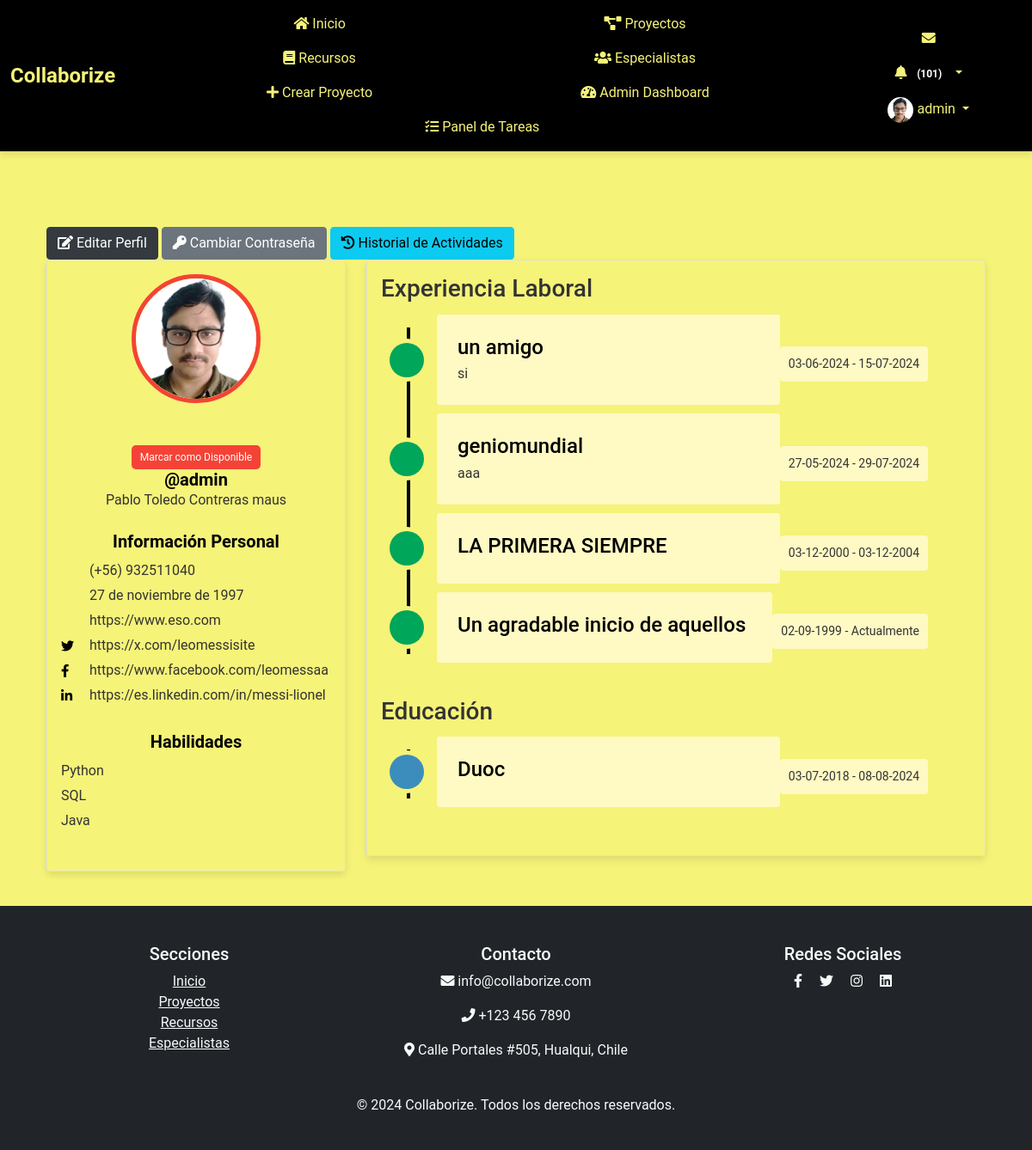
/perfil/2/ (signed in), run on the app's committed database.
### myapp/models.py (models this page shows, shortened)
class Perfil(models.Model):
    user = models.OneToOneField(User, on_delete=models.CASCADE)
    nombre = models.CharField(max_length=30, blank=True, null=True)
    apellido = models.CharField(max_length=30, blank=True, null=True)
    telefono = models.CharField(max_length=15, blank=True, null=True)
    fecha_nacimiento = models.DateField(null=True, blank=True)
    avatar = models.ImageField(upload_to='avatars/', null=True, blank=True)
    website = models.URLField(max_length=200, blank=True, null=True)
    twitter = models.URLField(max_length=200, blank=True, null=True)
    facebook = models.URLField(max_length=200, blank=True, null=True)
    linkedin = models.URLField(max_length=200, blank=True, null=True)
    habilidad_1 = models.CharField(max_length=100, blank=True, null=True)
    habilidad_2 = models.CharField(max_length=100, blank=True, null=True)
    habilidad_3 = models.CharField(max_length=100, blank=True, null=True)
    experiencia = models.TextField(blank=True, null=True)
    especialidad = models.CharField(max_length=200, blank=True, null=True)
    ubicacion = models.CharField(max_length=200, blank=True, null=True)
    disponibilidad = models.BooleanField(blank=True, null=True)

class ExperienciaLaboral(models.Model):
    perfil = models.ForeignKey(Perfil, related_name='experiencias', on_delete=models.CASCADE)
    titulo = models.CharField(max_length=100, blank=True, null=True)
    descripcion = models.TextField(blank=True, null=True)
    fecha_inicio = models.DateField(default=timezone.now)
    fecha_fin = models.DateField(blank=True, null=True)

class Educacion(models.Model):
    perfil = models.ForeignKey(Perfil, related_name='educaciones', on_delete=models.CASCADE)
    titulo = models.CharField(max_length=100, blank=True, null=True)
    institucion = models.CharField(max_length=100, blank=True, null=True)
    fecha_inicio = models.DateField(default=timezone.now)
    fecha_fin = models.DateField(blank=True, null=True)

### myapp/views.py (the view)
# urls.py: path('perfil/<int:user_id>/', views.ver_perfil, name='ver_perfil'),
@login_required
def ver_perfil(request, user_id):
    usuario = get_object_or_404(User, id=user_id)
    perfil = usuario.perfil
    if request.method == 'POST':
        if 'toggle_disponibilidad' in request.POST:
            perfil.disponibilidad = not perfil.disponibilidad
            perfil.save()
        return redirect('ver_perfil', user_id=user_id)
    experiencias = ExperienciaLaboral.objects.filter(perfil=perfil).order_by('-fecha_inicio')
    educaciones = Educacion.objects.filter(perfil=perfil).order_by('-fecha_inicio')
    proyectos_creados = Proyecto.objects.filter(creador=usuario)
    proyectos_colaborados = Proyecto.objects.filter(colaboradores=usuario)
    context = {
        'usuario': usuario,
        'perfil': perfil,
        'experiencias': experiencias,
        'educaciones': educaciones,
        'proyectos_creados': proyectos_creados,
        'proyectos_colaborados': proyectos_colaborados,
    }
    return render(request, 'myapp/ver_perfil.html', context)

### myapp/templates/myapp/ver_perfil.html (shortened to what this page needs)
{% extends 'myapp/base.html' %}
{% load static %}
{% load custom_filters %}
{% block extra_css %}
<link rel="stylesheet" href="{% static 'css/ver_perfil.css' %}">
<link href="https://cdnjs.cloudflare.com/ajax/libs/font-awesome/5.11.2/css/all.min.css" rel="stylesheet">
<link href="https://cdn.jsdelivr.net/npm/@icon/entypo@1.0.3/entypo.css" rel="stylesheet">
{% endblock %}
{% block content %}
<div class="container bootstrap snippet mt-5">
    <div class="row">
        <div class="col-md-12">
            <div class="btn-group-custom">
                {% if request.user == usuario %}
                    <a href="{% url 'editar_perfil' %}" class="btn btn-primary btn-custom">
                        <i class="fa fa-edit"></i> Editar Perfil
                    </a>
                    <a href="{% url 'cambiar_password' %}" class="btn btn-secondary btn-custom">
                        <i class="fa fa-key"></i> Cambiar Contraseña
                    </a>
                {% endif %}
                <a href="{% url 'historial_actividades' usuario.id %}" class="btn btn-info btn-custom">
                    <i class="fa fa-history"></i> Historial de Actividades
                </a>
            </div>
        </div>
    </div>
    <div class="row">
        <div class="col-md-4">
            <div class="left-profile-card card">
                <div class="card-body">
                    <div class="user-profile {% if perfil.disponibilidad %}available{% else %}not-available{% endif %}">
                        {% if perfil.avatar %}
                            <img src="{{ perfil.avatar.url }}" alt="Avatar">
                        {% else %}
                            <img src="{% static 'images/default-avatar.png' %}" alt="Avatar">
                        {% endif %}
                    </div>
                    {% if request.user == usuario %}
                    <div class="availability-form">
                        <form method="post" action="">
                            <br>
                            <button type="submit" name="toggle_disponibilidad" class="btn-availability {% if perfil.disponibilidad %}available{% else %}not-available{% endif %}">
                                {% if perfil.disponibilidad %}
                                    Marcar como No Disponible
                                {% else %}
                                    Marcar como Disponible
                                {% endif %}
                            </button>
                        </form>
                    </div>
                    {% endif %}
                    <h3>@{{ usuario.username }}</h3>
                    <p>{{ perfil.nombre }} {{ perfil.apellido }}</p>
                    <div class="personal-info mt-4">
                        <h3>Información Personal</h3>
                        <ul class="personal-list">
                            <li>(+56) {{ perfil.telefono }}</li>
                            <li>{{ perfil.fecha_nacimiento }}</li>
                            <li>{{ perfil.website|default_if_none:"No disponible" }}</li>
                            <li><i class="fab fa-twitter"></i> {{ perfil.twitter|default_if_none:"No disponible" }}</li>
                            <li><i class="fab fa-facebook-f"></i> {{ perfil.facebook|default_if_none:"No disponible" }}</li>
                            <li><i class="fab fa-linkedin-in"></i> {{ perfil.linkedin|default_if_none:"No disponible" }}</li>
                        </ul>
                    </div>
                    <div class="personal-info mt-4">
                        <h3>Habilidades</h3>
                        <ul class="personal-list">
                            <li>{{ perfil.habilidad_1|default_if_none:"Ninguna" }}</li>
                            <li>{{ perfil.habilidad_2|default_if_none:"Ninguna" }}</li>
                            <li>{{ perfil.habilidad_3|default_if_none:"Ninguna" }}</li>
                        </ul>
                    </div>
                </div>
            </div>
        </div>
        <div class="col-md-8">
            <div class="right-profile-card card">
                <div class="card-body">
                    <h3>Experiencia Laboral</h3>
                    <div class="timeline-centered">
                        {% for experiencia in experiencias %}
                            <article class="timeline-entry">
                                <div class="timeline-entry-inner">
                                    <div class="timeline-icon bg-success">
                                    </div>
                                    <div class="timeline-label">
                                        <h2>{{ experiencia.titulo }}</h2>
                                        <p>{{ experiencia.descripcion }}</p>
                                    </div>
                                    <time class="timeline-time" datetime="{{ experiencia.fecha_inicio }}">{{ experiencia.fecha_inicio|date:"d-m-Y" }} -
                                        {% if experiencia.fecha_fin %}
                                            {{ experiencia.fecha_fin|date:"d-m-Y" }}
                                        {% else %}
                                            Actualmente
                                        {% endif %}
                                    </time>
                                </div>
                            </article>
                        {% endfor %}
                    </div>
                    <h3>Educación</h3>
                    <div class="timeline-centered">
                        {% for educacion in educaciones %}
                            <article class="timeline-entry">
                                <div class="timeline-entry-inner">
                                    <div class="timeline-icon bg-info">
                                    </div>
                                    <div class="timeline-label">
                                        <h2>{{ educacion.institucion }}</h2>
                                    </div>
                                    <time class="timeline-time" datetime="{{ educacion.fecha_inicio }}">{{ educacion.fecha_inicio|date:"d-m-Y" }} -
                                        {% if educacion.fecha_fin %}
                                            {{ educacion.fecha_fin|date:"d-m-Y" }}
                                        {% else %}
                                            Actualmente
                                        {% endif %}
                                    </time>
                                </div>
                            </article>
                        {% endfor %}
                    </div>
                </div>
            </div>
        </div>
    </div>
</div>
{% endblock %}

### myapp/templates/myapp/base.html (shortened to what this page needs)
<!DOCTYPE html>
<html lang="es">
<head>
    {% load static %}
    <link rel="stylesheet" href="https://cdn.jsdelivr.net/npm/bootstrap@5.1.3/dist/css/bootstrap.min.css">
    <link rel="stylesheet" href="https://cdnjs.cloudflare.com/ajax/libs/font-awesome/5.15.4/css/all.min.css">
    <link rel="stylesheet" href="https://cdn.jsdelivr.net/npm/@icon/entypo@1.0.3/entypo.css">
    <link rel="stylesheet" href="https://cdnjs.cloudflare.com/ajax/libs/bootstrap-datepicker/1.9.0/css/bootstrap-datepicker.min.css">
    <link rel="stylesheet" href="{% static 'css/style.css' %}">
    <link rel="stylesheet" href="{% static 'css/ver_perfil.css' %}">
    <link rel="stylesheet" href="{% static 'css/register.css' %}">
    {% block extra_css %}{% endblock %}
</head>
<body>
    {% if user.is_authenticated %}
    <header>
        <nav class="navbar navbar-expand-lg fixed-top custom-navbar">
            <div class="container-fluid d-flex justify-content-between align-items-center">
                <a class="navbar-brand" href="{% url 'index' %}">
                    <span style="font-weight: bold; color: #f5f378; font-size: 1.5rem;">Collaborize</span>
                </a>
                <div class="collapse navbar-collapse justify-content-between" id="navbarNav">
                    <ul class="navbar-nav mx-auto">
                        <li class="nav-item"><a class="nav-link" href="{% url 'index' %}"><i class="fas fa-home"></i> Inicio</a></li>
                        <li class="nav-item"><a class="nav-link" href="{% url 'proyecto_lista' %}"><i class="fas fa-project-diagram"></i> Proyectos</a></li>
                        <li class="nav-item"><a class="nav-link" href="{% url 'listar_recursos' %}"><i class="fas fa-book"></i> Recursos</a></li>
                        <li class="nav-item"><a class="nav-link" href="{% url 'listar_especialistas' %}"><i class="fas fa-users"></i> Especialistas</a></li>
                        {% if user.is_staff %}
                        <li class="nav-item"><a class="nav-link" href="{% url 'crear_proyecto' %}"><i class="fas fa-plus"></i> Crear Proyecto</a></li>
                        <li class="nav-item"><a class="nav-link" href="{% url 'admin_dashboard' %}"><i class="fas fa-tachometer-alt"></i> Admin Dashboard</a></li>
                        <li class="nav-item"><a class="nav-link" href="{% url 'admin_panel_tareas' %}"><i class="fas fa-tasks"></i> Panel de Tareas</a></li>
                        {% endif %}
                    </ul>
                    <ul class="navbar-nav ms-auto">
                        <li class="nav-item">
                            <a class="nav-link" href="{% url 'listar_mensajes' %}"><i class="fas fa-envelope"></i>
                            </a>
                        </li>
                        <li class="nav-item dropdown">
                            <a class="nav-link dropdown-toggle" href="#" id="notificacionesDropdown" role="button" data-bs-toggle="dropdown" aria-haspopup="true" aria-expanded="false">
                                <i class="fas fa-bell"></i>
                                <span id="notificaciones-count" class="badge badge-danger"></span>
                            </a>
                        </li>
                        <li class="nav-item dropdown">
                            <a class="nav-link dropdown-toggle" href="#" id="perfilDropdown" role="button" data-bs-toggle="dropdown" aria-haspopup="true" aria-expanded="false">
                                <img src="{% if user.perfil.avatar %}{{ user.perfil.avatar.url }}{% else %}{% static 'images/default_avatar.png' %}{% endif %}" alt="Foto de perfil" class="rounded-circle" width="30" height="30">
                                {{ user.username }}
                            </a>
                        </li>
                    </ul>
                </div>
            </div>
        </nav>
    </header>
    {% endif %}
    <main class="container">
        {% block content %}{% endblock %}
    </main>
    {% block footer %}
    <footer class="bg-dark text-light py-4">
        <div class="container">
            <div class="row">
                <div class="col-md-4">
                    <h5>Secciones</h5>
                    <ul class="list-unstyled">
                        <li><a href="{% url 'index' %}" class="text-light">Inicio</a></li>
                        <li><a href="{% url 'proyecto_lista' %}" class="text-light">Proyectos</a></li>
                        <li><a href="{% url 'listar_recursos' %}" class="text-light">Recursos</a></li>
                        <li><a href="{% url 'listar_especialistas' %}" class="text-light">Especialistas</a></li>
                    </ul>
                </div>
                <div class="col-md-4">
                    <h5>Contacto</h5>
                    <p><i class="fas fa-envelope"></i> info@collaborize.com</p>
                    <p><i class="fas fa-phone"></i> +123 456 7890</p>
                    <p><i class="fas fa-map-marker-alt"></i> Calle Portales #505, Hualqui, Chile</p>
                </div>
                <div class="col-md-4">
                    <h5>Redes Sociales</h5>
                    <a href="#" class="text-light me-3"><i class="fab fa-facebook-f"></i></a>
                    <a href="#" class="text-light me-3"><i class="fab fa-twitter"></i></a>
                    <a href="#" class="text-light me-3"><i class="fab fa-instagram"></i></a>
                    <a href="#" class="text-light"><i class="fab fa-linkedin"></i></a>
                </div>
            </div>
            <div class="text-center mt-4">
                <p>&copy; 2024 Collaborize. Todos los derechos reservados.</p>
            </div>
        </div>
    </footer>
    {% endblock %}
</body>
</html>

### data on the page
Perfil: avatar (picture), nombre "Pablo", apellido "Toledo Contreras maus", telefono "932511040", fecha_nacimiento "27 de noviembre de 1997", website "https://www.eso.com", twitter "https://x.com/leomessisite", facebook "https://www.facebook.com/leomessaa", linkedin "https://es.linkedin.com/in/messi-lionel", habilidad_1 "Python", habilidad_2 "SQL", habilidad_3 "Java"
ExperienciaLaboral: titulo "un amigo", descripcion "si", fecha_inicio "03-06-2024", fecha_fin "15-07-2024"
ExperienciaLaboral: titulo "geniomundial", descripcion "aaa", fecha_inicio "27-05-2024", fecha_fin "29-07-2024"
ExperienciaLaboral: titulo "LA PRIMERA SIEMPRE", fecha_inicio "03-12-2000", fecha_fin "03-12-2004"
ExperienciaLaboral: titulo "Un agradable inicio de aquellos", fecha_inicio "02-09-1999", shows "Actualmente"
Educacion: institucion "Duoc", fecha_inicio "03-07-2018", fecha_fin "08-08-2024"

### other printed values
{{ user.username }} "admin"
{{ usuario.username }} "admin"
